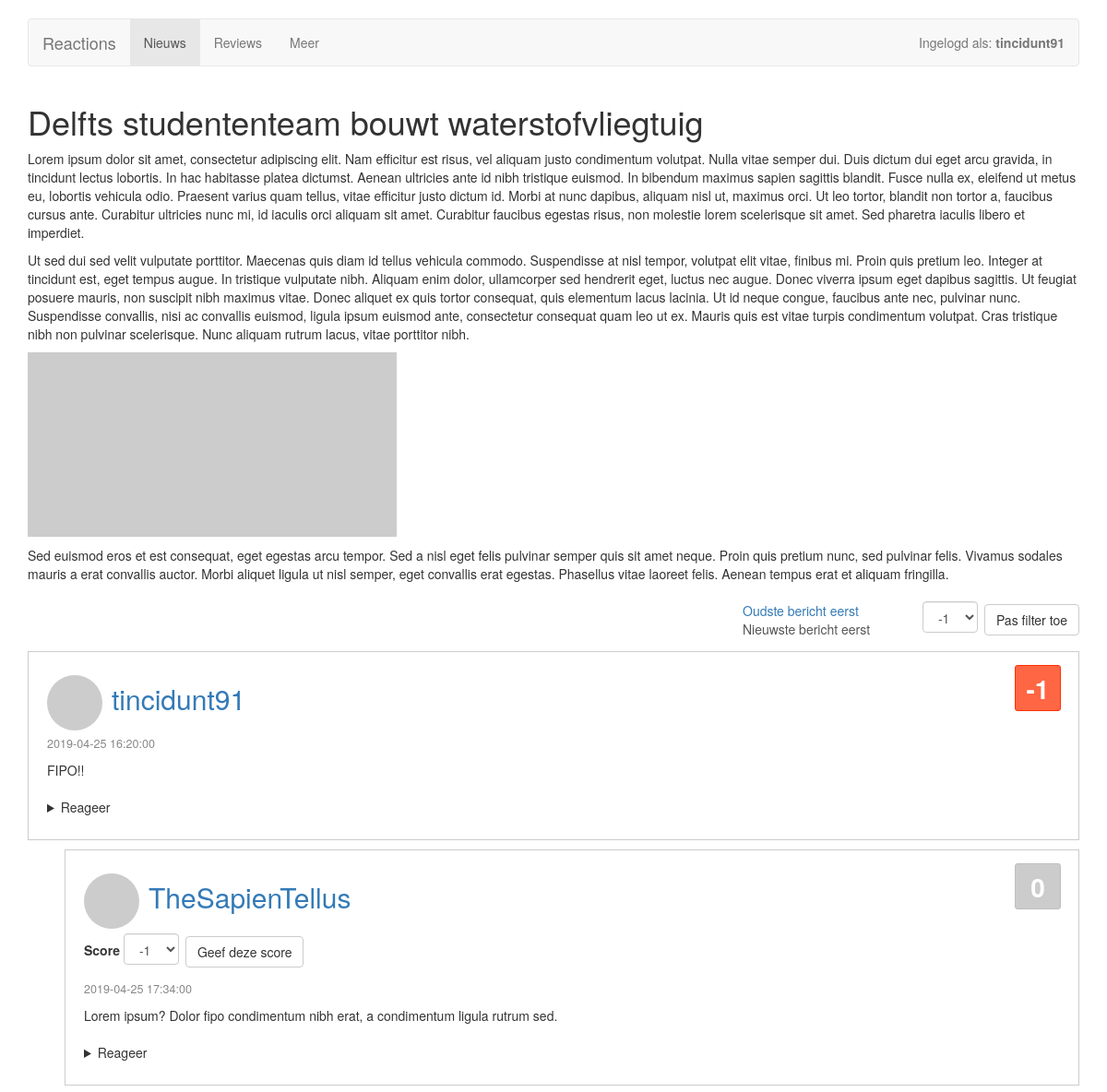
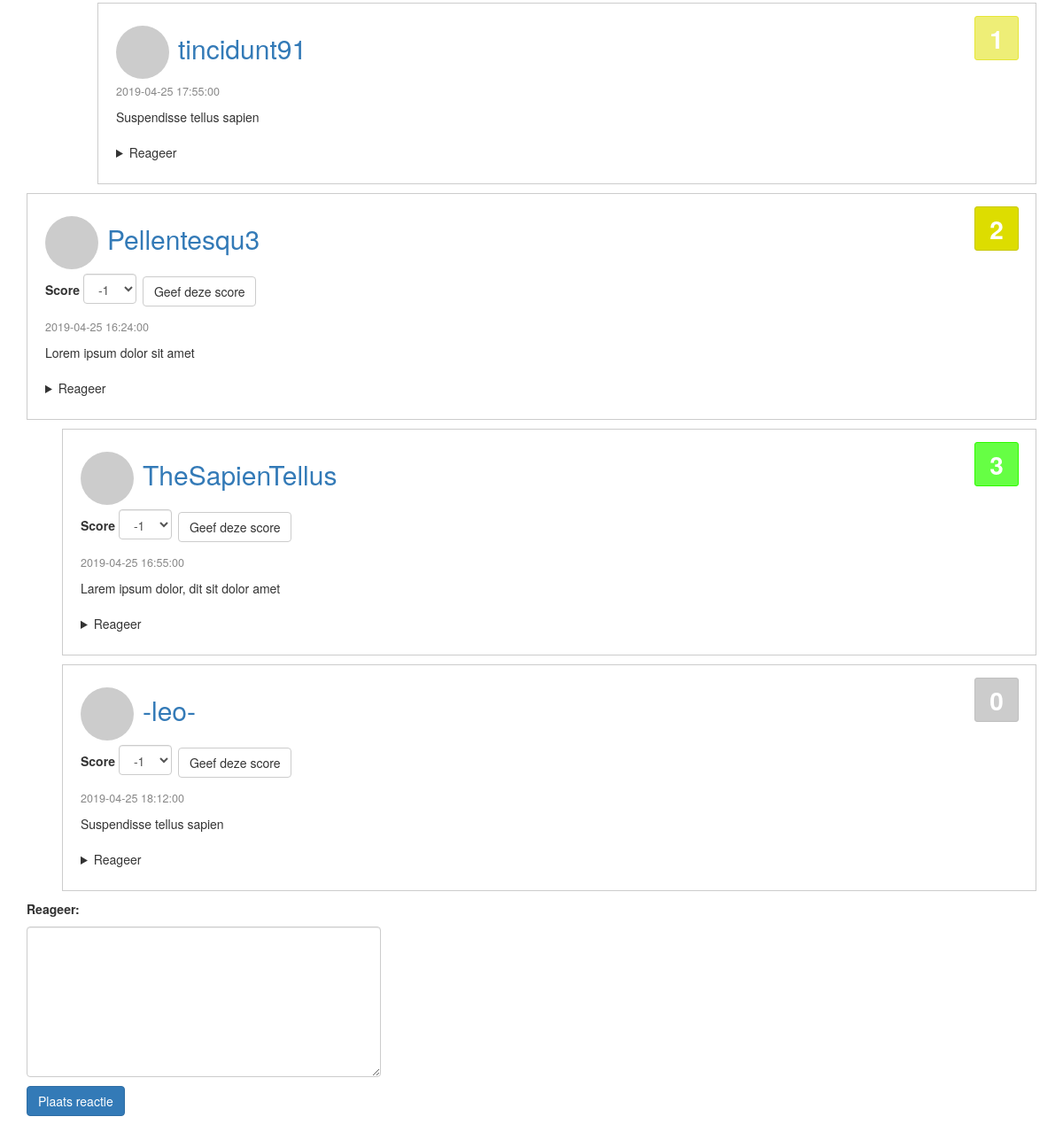
Screenshot of /news/152056 with the database file from the repository (2 pictures, top to bottom).
### tables this page shows
CREATE TABLE IF NOT EXISTS `articles` ( `articleID` BIGINT UNSIGNED NOT NULL AUTO_INCREMENT, `title` VARCHAR(100) NOT NULL, `content` MEDIUMTEXT NOT NULL, PRIMARY KEY (`articleID`));

CREATE TABLE IF NOT EXISTS `reactions` ( `reactionID` BIGINT UNSIGNED NOT NULL AUTO_INCREMENT, `parentID` BIGINT UNSIGNED NULL DEFAULT NULL, `articleID` BIGINT UNSIGNED NOT NULL, `userID` BIGINT UNSIGNED NOT NULL, `publishDate` DATETIME NOT NULL DEFAULT NOW(), `content` TEXT NOT NULL, PRIMARY KEY (`reactionID`), UNIQUE INDEX `reactionID_UNIQUE` (`reactionID` ASC), INDEX `fk_reactions_1_idx` (`parentID` ASC), INDEX `fk_reactions_3_idx` (`userID` ASC), INDEX `fk_reactions_2_idx` (`articleID` ASC), CONSTRAINT `fk_reactions_1` FOREIGN KEY (`parentID`) REFERENCES `reactions` (`reactionID`) ON DELETE NO ACTION ON UPDATE NO ACTION, CONSTRAINT `fk_reactions_2` FOREIGN KEY (`articleID`) REFERENCES `articles` (`articleID`) ON DELETE NO ACTION ON UPDATE NO ACTION, CONSTRAINT `fk_reactions_3` FOREIGN KEY (`userID`) REFERENCES `users` (`userID`) ON DELETE NO ACTION ON UPDATE NO ACTION);

CREATE TABLE IF NOT EXISTS `users` ( `userID` BIGINT UNSIGNED NOT NULL AUTO_INCREMENT, `name` VARCHAR(100) NOT NULL, `image` VARCHAR(255) NULL, PRIMARY KEY (`userID`));

### src/Autoload.php (called while the page is built, shortened)
<?php
spl_autoload_register(function ($class) {
    return include APP_DIR . str_replace('\\', '/', substr($class, 18)) . '.php';
});

### src/Response/Http.php (called while the page is built, shortened)
<?php
class Http extends Base
{
    public function handleRequest(\Fluiten\Reactions\Request\Http $request): string
    {
        $this->user = new \StdClass();
        $path = $request->getPath();
        if ($path == '' or $path == '/') {
            header('HTTP/1.1 302 Found');
            header('Location: /news/152056');
            return 'Please be redirected';
        } elseif (substr($path, 0, 6) == '/news/') {
            list($slash, $news, $articleID) = explode('/', $path, 3);
            return $this->displayArticle($articleID);
        }
        return 'Page not found';
    }
    private function displayArticle(string $articleID)
    {
        $resource = App\Models\Articles::queryById($this->database, $articleID);
        $resource->execute();
        $article = $resource->fetch();
        $reactions = App\Models\Reactions::getThread(
            $this->database,
            $articleID,
            isset($_GET['reverse']) ? \SORT_NEWEST_FIRST : \SORT_OLDEST_FIRST
        );
        return $this->parseView('articles-index', array('article' => $article, 'reactions' => $reactions));
    }
}

### src/Request/Http.php (called while the page is built, shortened)
<?php
class Http
{
    private $server;
    public function __construct(array $server)
    {
        $this->server = $server;
    }
    public function getPath()
    {
        return parse_url($this->server['REQUEST_URI'], \PHP_URL_PATH);
    }
}

### src/Response/Base.php (called while the page is built, shortened)
<?php
abstract class Base
{
    public function __construct(\PDO $database)
    {
        $this->database = $database;
    }
    protected function parseView(string $view, array $data = array()): string
    {
        include APP_DIR . 'Views/' . $view . '.php';
        return ob_get_clean();
    }
}

### src/Models/Articles.php (called while the page is built, shortened)
<?php
class Articles
{
    public static function queryById(\PDO $database, string $ID): ? \PDOStatement
    {
        $statement = $database->prepare(
            'SELECT `articleID`, `content`, `title` FROM `articles` WHERE `articleID` = :ID'
        );
        $statement->bindParam(':ID', $ID);
        $statement->setFetchMode(\PDO::FETCH_CLASS, __CLASS__);
        return $statement;
    }
}

### src/Models/Reactions.php (called while the page is built, shortened)
<?php
class Reactions
{
    public static function queryByArticle(\PDO $database, string $articleID, int $sort = \SORT_OLDEST_FIRST): ? \PDOStatement
    {
        $query = 'SELECT `reactions`.`reactionID`, `reactions`.`parentID`, `reactions`.`articleID`, '
            . '(SELECT IFNULL(ROUND(AVG(`score`), 0), 0) '
            . ' FROM `reactionScores` '
            . ' WHERE reactions.reactionID = reactionScores.reactionID'
            . ') as score, '
            . '`reactions`.`userID`, `reactions`.`publishDate`, `reactions`.`content`, '
            . '`users`.`name` as username, `users`.`image` as userimage '
            . 'FROM `reactions` '
            . 'LEFT JOIN `users` ON `users`.`userID` = `reactions`.`userID` '
            . 'WHERE articleID = :ID ORDER BY `publishDate` ';
        if ($sort == \SORT_OLDEST_FIRST) {
            $query .= 'ASC';
        } else {
            $query .= 'DESC';
        }
        $statement = $database->prepare($query);
        $statement->bindParam(':ID', $articleID);
        $statement->setFetchMode(\PDO::FETCH_CLASS, __CLASS__);
        return $statement;
    }
    public static function getThread(\PDO $database, string $articleID, int $sort = \SORT_OLDEST_FIRST): array
    {
        $reactions = array();
        $statement = self::queryByArticle($database, $articleID, $sort);
        $statement->execute();
        while ($row = $statement->fetch(\PDO::FETCH_ASSOC)) {
            $reactions[] = array_merge(
                $row,
                array(
                    'ID' => $row['reactionID']
                )
            );
        }
        return App\arrayToTree($reactions);
    }
}

### src/Functions.php (called while the page is built, shortened)
<?php
function arrayToTree(array $array, $parentID = null)
{
    $tree = array();
    foreach ($array as $child) {
        if ($child['parentID'] === $parentID) {
            $child['children'] = arrayToTree($array, $child['ID']);
            $tree[] = $child;
        }
    }
    return $tree;
}

### src/Views/articles-index.php (the view, shortened to what this page needs)
<?php
function renderReactions(array $reactions, stdClass $user)
{
    foreach ($reactions as $i => $reaction) {
        echo '<li class="reaction"><div class="wrapper" data-score="' . $reaction['score'] . '">
		<h2><img src="' . $reaction['userimage'] . '"><a href="#">' . $reaction['username'] . '</a></h2>';
        if ($reaction['userID'] != $user->userID) {
            echo '<form method="POST" action="/score/' . $reaction['reactionID'] . '" class="score-reaction">
			<label for="score-1">Score</label>
			<select name="score" id="score-1" class="form-control">
				<option value="-1">-1</option>
				<option value="0">0</option>
				<option value="1">+1</option>
				<option value="2">+2</option>
				<option value="3">+3</option>
			</select><input type="submit" value="Geef deze score" class="btn btn-default">
		</form>';
        }
        echo '<div class="currentscore ' . scoreToWord($reaction['score']) . '">'
        . htmlentities($reaction['score'], 0, 'UTF-8') . '</div>
		<time datetime="2019-04-29 21:32">' . htmlentities($reaction['publishDate'], 0, 'UTF-8') . '</time>
		<div class="usercontent">' . $reaction['content'] . '</div>
		<details>
			<summary>Reageer</summary>
			<form method="POST" action="?">
				<label for="reaction">Reageer:</label>
				<textarea name="reaction" class="form-control"></textarea>
				<input type="hidden" name="replyto" value="' . $reaction['reactionID'] . '">
				<input type="submit" value="Plaats reactie" class="btn btn-primary">
			</form>
		</details>
		</div>
		<ol>';
        renderReactions($reaction['children'], $user);
        echo ' </ol> </li>';
    }
}
function scoreToWord(string $score)
{
    switch ($score) {
        case '-1':
            return 'low';
        case '0':
            return 'neutral';
        case 1:
            return 'good';
        case 2:
            return 'high';
        case 3:
            return 'veryhigh';
    }
}
?>
<!DOCTYPE html>
<html>
    <head>
        <link rel="stylesheet" href="https://maxcdn.bootstrapcdn.com/bootstrap/3.3.7/css/bootstrap.min.css">
        <link rel="stylesheet" href="/stylesheets/main.css">
    </head>
    <body>
        <div class="container">
            <nav class="navbar navbar-default" style="padding-right: 15px">
                <div class="navbar-header">
                    <a href="#" class="navbar-brand">Reactions</a>
                </div>
                <ul class="nav navbar-nav">
                    <li class="active">
                        <a href="#">Nieuws</a>
                    </li>
                    <li>
                        <a href="#">Reviews</a>
                    </li>
                    <li>
                        <a href="#">Meer</a>
                    </li>
                </ul>
                <ul class="nav navbar-nav navbar-right">
                    <li>
                        <a href="#">
                            Ingelogd als: <strong><?php echo $user->username; ?></strong>
                        </a>
                    </li>
                </ul>
            </nav>
        </div>
        <div class="container">
            <main>
                <h1><?php echo htmlentities($article->title, 0, 'UTF-8'); ?></h1>
                <?php echo $article->content; ?>
            </main>
            <section class="reactions">
                <div class="displaySettingBox row">
                    <div class="col-md-8"></div>
                    <div class="col-md-2">
                        <ul class="sorting">
                            <li<?php if ($sortOrder == 'regular') {?> class="active"<?php } ?>><a href="?regular">Oudste bericht eerst</a></li>
                            <li<?php if ($sortOrder == 'reverse') {?> class="active"<?php } ?>><a href="?reverse">Nieuwste bericht eerst</a></li>
                        </ul>
                    </div>
                </div>
                <ol class="reactions">
<?php renderReactions($reactions, $user); ?>
                </ol>
                <form method="POST" action="?">
                    <label for="reaction">Reageer:</label>
                    <textarea name="reaction" class="form-control"></textarea>
                    <input type="submit" value="Plaats reactie" class="btn btn-primary">
                </form>
            </section>
        </div>
    </body>
</html>

### public/index.php (shortened to what this page needs)
<?php
$environment = require dirname(__FILE__) . '/../env.php';
$database = new \PDO($environment['PDO']['DSN'], $environment['PDO']['username'], $environment['PDO']['password']);
$database->setAttribute(\PDO::ATTR_ERRMODE, \PDO::ERRMODE_EXCEPTION);
$response = new \Fluiten\Reactions\Response\Http($database);
echo $response->handleRequest(new \Fluiten\Reactions\Request\Http($_SERVER));

### public/stylesheets/main.css (style rules this page uses)
body { padding-top: 20px; }
label, input, textarea, select { margin-bottom: 10px; }
select.form-control { width: 60px; display: inline-block; margin-right: 7px; }
form.score-reaction { margin: 5px 0; }
textarea.form-control { width: 400px; height: 170px; }
ol.reactions, ol.reactions li { list-style: none; margin: 0; padding:0; }
ol.reactions li { position: relative; }
ol.reactions li > div { margin-bottom: 10px; border: 1px solid #ccc; padding: 5px 20px; }
ol.reactions li .currentscore { position: absolute; top: 15px; right: 20px; font-weight: bold; font-size: 2em; color: #fff; background-color: #ccc; border: 1px solid #bfbfbf; padding: 7px 10px; width: 50px; height: 50px; line-height: 35px; text-align: center; border-radius: 3px; }
ol.reactions li .currentscore.low { background-color: #f64; border-color: #ff3103; }
ol.reactions li .currentscore.good { background-color: #ee7; border-color: #e6e637; }
ol.reactions li .currentscore.high { background-color: #dd0; border-color: #c8c800; }
ol.reactions li .currentscore.veryhigh { background-color: #6f4; border-color: #2efb00; }
ol.reactions li time { font-size: .9em; color: #888; }
ol.reactions li h2 > img { margin-right: 10px; border-radius: 50%; }
ol.reactions li h2 > a:hover, ol.reactions li h2 > a { text-decoration: none; color: #337ab7; }
ol.reactions li h2 { margin-bottom: 3px; }
ol.reactions li .usercontent { padding-top: 10px; padding-bottom: 10px; }
.reactions { margin-bottom: 50px; }
details { margin-bottom: 10px; }
summary { display: list-item; margin-bottom: 10px; }
.sorting, .sorting li { list-style: none; margin: 0; padding: 0; }
.sorting li a { color: #555; }
.sorting li.active a { color: #337ab7; }
.displaySettingBox { margin: 20px 0 10px 0; }

### rows the page displays
articles: title "Delfts studententeam bouwt waterstofvliegtuig", content "Lorem ipsum dolor sit amet, consectetur adipiscing elit. Nam efficitur est risus, vel aliquam justo condimentum volutpat. Nulla vitae semper dui. Duis dictum dui eget arcu gravida, in tincidunt lectus lobortis. In hac habitasse platea dictumst. Aenean ultricies ante id nibh tristique euismod. In bibendum maximus sapien sagittis blandit. Fusce nulla ex, eleifend ut metus eu, lobortis vehicula odio. Praesent varius quam tellus, vitae efficitur justo dictum id. Morbi at nunc dapibus, aliquam nisl ut, maximus orci. Ut leo tortor, blandit non tortor a, faucibus cursus ante. Curabitur ultricies nunc mi, id iaculis orci aliquam sit amet. Curabitur faucibus egestas risus, non molestie lorem…"
reactions: userID.name "tincidunt91", score "-1", publishDate "2019-04-25 16:20:00", content "FIPO!!"
reactions: userID.name "TheSapienTellus", score "0", publishDate "2019-04-25 17:34:00", content "Lorem ipsum? Dolor fipo condimentum nibh erat, a condimentum ligula rutrum sed."
reactions: userID.name "tincidunt91", score "1", publishDate "2019-04-25 17:55:00", content "Suspendisse tellus sapien"
reactions: userID.name "Pellentesqu3", score "2", publishDate "2019-04-25 16:24:00", content "Lorem ipsum dolor sit amet"
reactions: userID.name "TheSapienTellus", score "3", publishDate "2019-04-25 16:55:00", content "Larem ipsum dolor, dit sit dolor amet"
reactions: userID.name "-leo-", score "0", publishDate "2019-04-25 18:12:00", content "Suspendisse tellus sapien"

### other values shown
$user->username "tincidunt91"
